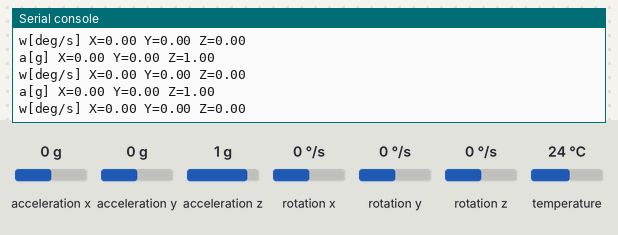
Bench run of a program on a simulated ESP32 board running MicroPython. On the bench: the last lines printed to the serial console. The test bench sets the inputs (shaded band); at power-on: acceleration x 0 g, acceleration y 0 g, acceleration z 1 g, rotation x 0 °/s, rotation y 0 °/s, rotation z 0 °/s, temperature 24 °C.

Above: at 1.4 s.
1.5 s: acceleration x set to -1.4 g
At 1.79 s:
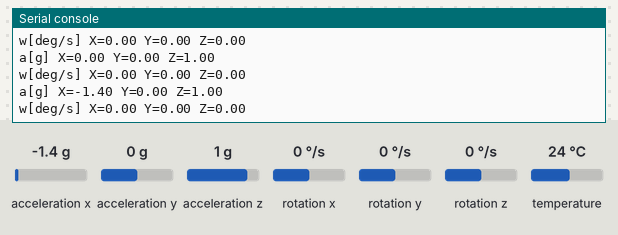
3.0 s: acceleration y set to -1.4 g
At 3.2 s:
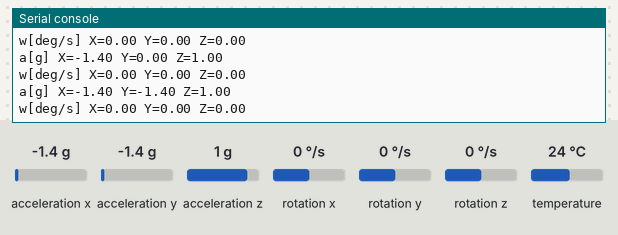
4.5 s: acceleration z set to -1.4 g
At 4.82 s:
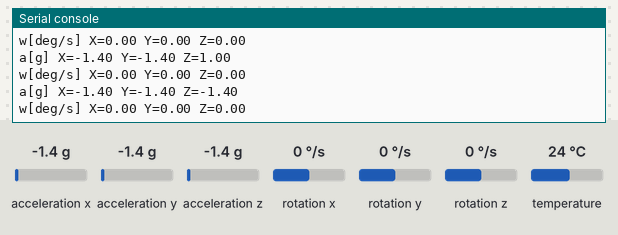
6.0 s: rotation x set to -192 °/s
At 6.24 s:
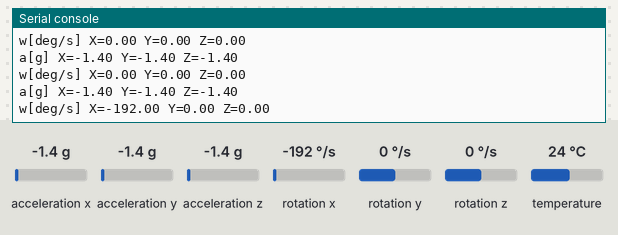
7.5 s: rotation y set to -192 °/s
At 7.66 s:
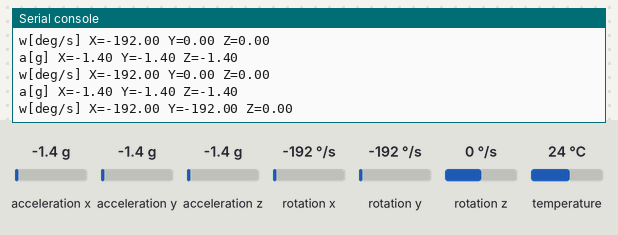

The program:

main.py
```python
from machine import I2C, Pin
from time import sleep_ms
from struct import unpack

ADDR = 0x68
ACCEL_SCALE = 16384.0
GYRO_SCALE = 131.0

def decode(data):
    if len(data) != 14:
        raise ValueError("Expected 14 bytes")
    ax, ay, az, temp, gx, gy, gz = unpack(">7h", data)
    accel_g = (ax / ACCEL_SCALE, ay / ACCEL_SCALE, az / ACCEL_SCALE)
    gyro_dps = (gx / GYRO_SCALE, gy / GYRO_SCALE, gz / GYRO_SCALE)
    return accel_g, gyro_dps

def run():
    i2c = I2C(0, sda=Pin(21), scl=Pin(22), freq=100000)
    sleep_ms(100)
    print("I2C:", [hex(a) for a in i2c.scan()])
    if i2c.readfrom_mem(ADDR, 0x75, 1) != b'\x68':
        raise ValueError("MPU6050 ID mismatch")
    i2c.writeto_mem(ADDR, 0x6B, b'\x01')
    sleep_ms(100)
    i2c.writeto_mem(ADDR, 0x1A, b'\x03')
    i2c.writeto_mem(ADDR, 0x19, b'\x09')
    i2c.writeto_mem(ADDR, 0x1B, b'\x00')
    i2c.writeto_mem(ADDR, 0x1C, b'\x00')
    while True:
        data = i2c.readfrom_mem(ADDR, 0x3B, 14)
        accel_g, gyro_dps = decode(data)
        print("a[g] X={:.2f} Y={:.2f} Z={:.2f}".format(*accel_g))
        print("w[deg/s] X={:.2f} Y={:.2f} Z={:.2f}".format(*gyro_dps))
        sleep_ms(200)

if __name__ == "__main__":
    run()
```

Measured:
- after the input at 1.5 s, the serial console: prints a new line after 0.13 s (image 1)
- after the input at 3.0 s, the serial console: prints a new line after 0.05 s (image 2)
- after the input at 4.5 s, the serial console: prints a new line after 0.17 s (image 3)
- after the input at 6.0 s, the serial console: prints a new line after 0.08 s (image 4)
- after the input at 7.5 s, the serial console: prints a new line at once (image 5)
